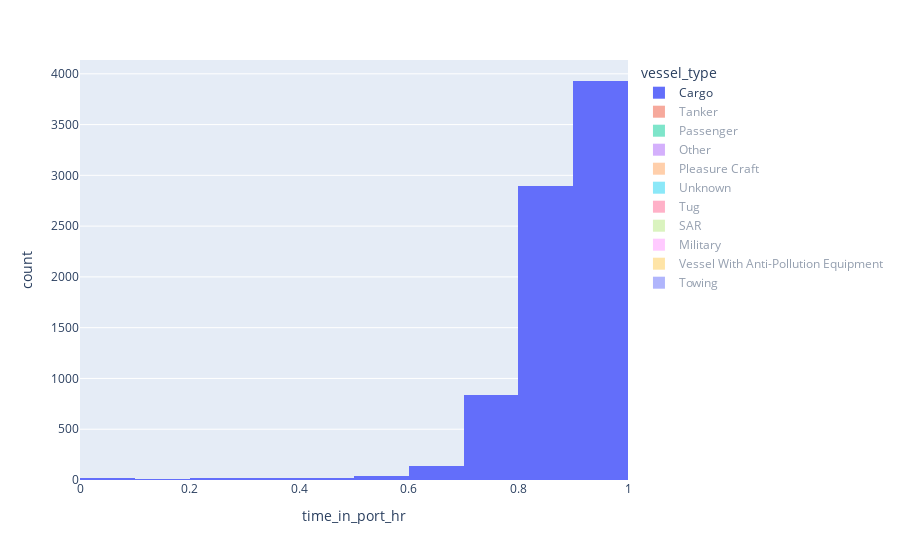

The cell this chart's notebook holds for it:
### Code cell
# Histogram of time spent in hrs at port by frequency of ships
fig3 = px.histogram(port_stats2, x='time_in_port_hr', color='vessel_type', nbins=12)
fig3.show()

### Figure 1 — Plotly figure (JSON) as saved in the notebook; plotly's stock layout.template omitted (floating-point values rounded to 4 significant figures; data arrays with more than 128 entries replaced by an {"elided": "..."} marker saying what was removed)
{"data": [{"alignmentgroup": "True", "bingroup": "x", "hovertemplate": "vessel_type=Cargo<br>time_in_port_hr=%{x}<br>count=%{y}<extra></extra>", "legendgroup": "Cargo", "marker": {"color": "#636efa", "pattern": {"shape": ""}}, "name": "Cargo", "nbinsx": 12, "offsetgroup": "Cargo", "orientation": "v", "showlegend": true, "type": "histogram", "x": {"elided": "7923 float values"}, "xaxis": "x", "yaxis": "y"}, {"alignmentgroup": "True", "bingroup": "x", "hovertemplate": "vessel_type=Tanker<br>time_in_port_hr=%{x}<br>count=%{y}<extra></extra>", "legendgroup": "Tanker", "marker": {"color": "#EF553B", "pattern": {"shape": ""}}, "name": "Tanker", "nbinsx": 12, "offsetgroup": "Tanker", "orientation": "v", "showlegend": true, "type": "histogram", "visible": "legendonly", "x": {"elided": "362 float values"}, "xaxis": "x", "yaxis": "y"}, {"alignmentgroup": "True", "bingroup": "x", "hovertemplate": "vessel_type=Passenger<br>time_in_port_hr=%{x}<br>count=%{y}<extra></extra>", "legendgroup": "Passenger", "marker": {"color": "#00cc96", "pattern": {"shape": ""}}, "name": "Passenger", "nbinsx": 12, "offsetgroup": "Passenger", "orientation": "v", "showlegend": true, "type": "histogram", "visible": "legendonly", "x": {"elided": "2386 float values"}, "xaxis": "x", "yaxis": "y"}, {"alignmentgroup": "True", "bingroup": "x", "hovertemplate": "vessel_type=Other<br>time_in_port_hr=%{x}<br>count=%{y}<extra></extra>", "legendgroup": "Other", "marker": {"color": "#ab63fa", "pattern": {"shape": ""}}, "name": "Other", "nbinsx": 12, "offsetgroup": "Other", "orientation": "v", "showlegend": true, "type": "histogram", "visible": "legendonly", "x": {"elided": "954 float values"}, "xaxis": "x", "yaxis": "y"}, {"alignmentgroup": "True", "bingroup": "x", "hovertemplate": "vessel_type=Pleasure Craft<br>time_in_port_hr=%{x}<br>count=%{y}<extra></extra>", "legendgroup": "Pleasure Craft", "marker": {"color": "#FFA15A", "pattern": {"shape": ""}}, "name": "Pleasure Craft", "nbinsx": 12, "offsetgroup": "Pleasure Craft", "orientation": "v", "showlegend": true, "type": "histogram", "visible": "legendonly", "x": {"elided": "3092 float values"}, "xaxis": "x", "yaxis": "y"}, {"alignmentgroup": "True", "bingroup": "x", "hovertemplate": "vessel_type=Unknown<br>time_in_port_hr=%{x}<br>count=%{y}<extra></extra>", "legendgroup": "Unknown", "marker": {"color": "#19d3f3", "pattern": {"shape": ""}}, "name": "Unknown", "nbinsx": 12, "offsetgroup": "Unknown", "orientation": "v", "showlegend": true, "type": "histogram", "visible": "legendonly", "x": {"elided": "202 float values"}, "xaxis": "x", "yaxis": "y"}, {"alignmentgroup": "True", "bingroup": "x", "hovertemplate": "vessel_type=Tug<br>time_in_port_hr=%{x}<br>count=%{y}<extra></extra>", "legendgroup": "Tug", "marker": {"color": "#FF6692", "pattern": {"shape": ""}}, "name": "Tug", "nbinsx": 12, "offsetgroup": "Tug", "orientation": "v", "showlegend": true, "type": "histogram", "visible": "legendonly", "x": {"elided": "4932 float values"}, "xaxis": "x", "yaxis": "y"}, {"alignmentgroup": "True", "bingroup": "x", "hovertemplate": "vessel_type=SAR<br>time_in_port_hr=%{x}<br>count=%{y}<extra></extra>", "legendgroup": "SAR", "marker": {"color": "#B6E880", "pattern": {"shape": ""}}, "name": "SAR", "nbinsx": 12, "offsetgroup": "SAR", "orientation": "v", "showlegend": true, "type": "histogram", "visible": "legendonly", "x": [0.4, 0.8, 0.9494, 0.7997, 0.8003, 0.7011, 0.7994, 0.8506, 0.6511, 0.8, 0.7997, 0.8992, 0.2, 0.5883, 0.8, 0.6014, 0.8006, 0.7997, 0.8003, 0.8, 0.7997, 0.8503, 0.7997, 0.8503, 0.7997, 0.7997], "xaxis": "x", "yaxis": "y"}, {"alignmentgroup": "True", "bingroup": "x", "hovertemplate": "vessel_type=Military<br>time_in_port_hr=%{x}<br>count=%{y}<extra></extra>", "legendgroup": "Military", "marker": {"color": "#FF97FF", "pattern": {"shape": ""}}, "name": "Military", "nbinsx": 12, "offsetgroup": "Military", "orientation": "v", "showlegend": true, "type": "histogram", "visible": "legendonly", "x": [0.7953, 0.3017, 0.7961, 0.8531, 0.7994, 0.8006, 0.7994, 0.8008, 0.8997, 0.8467, 0.6, 0.8006, 0.7994, 0.8, 0.7997, 0.8, 0.8, 0.7975, 0.8006, 0.8008, 0.8006, 0.7994, 0.8003, 0.7986, 0.7994, 0.8, 0.8, 0.8, 0.8006, 0.8, 0.8, 0.8008, 0.8989, 0.8003, 0.7997, 0.8008, 0.8003, 0.8006, 0.8006, 0.8011, 0.8003, 0.8006, 0.7994, 0.7989, 0.7997, 0.8456, 0.8003, 0.8, 0.7994, 0.8003, 0.9008, 0.8, 0.8525, 0.8472, 0.8017, 0.8003, 0.8461, 0.7992, 0.8003, 0.8003, 0.6006, 0.8003, 0.8203, 0.6003, 0.08861, 0.8425, 0.2256], "xaxis": "x", "yaxis": "y"}, {"alignmentgroup": "True", "bingroup": "x", "hovertemplate": "vessel_type=Vessel With Anti-Pollution Equipment<br>time_in_port_hr=%{x}<br>count=%{y}<extra></extra>", "legendgroup": "Vessel With Anti-Pollution Equipment", "marker": {"color": "#FECB52", "pattern": {"shape": ""}}, "name": "Vessel With Anti-Pollution Equipment", "nbinsx": 12, "offsetgroup": "Vessel With Anti-Pollution Equipment", "orientation": "v", "showlegend": true, "type": "histogram", "visible": "legendonly", "x": {"elided": "374 float values"}, "xaxis": "x", "yaxis": "y"}, {"alignmentgroup": "True", "bingroup": "x", "hovertemplate": "vessel_type=Towing<br>time_in_port_hr=%{x}<br>count=%{y}<extra></extra>", "legendgroup": "Towing", "marker": {"color": "#636efa", "pattern": {"shape": ""}}, "name": "Towing", "nbinsx": 12, "offsetgroup": "Towing", "orientation": "v", "showlegend": true, "type": "histogram", "visible": "legendonly", "x": [0.3775, 0.9508, 0.9514, 0.9508, 0.9228, 0.9258, 0.9256, 0.9003, 0.8775, 0.9489, 0.9258, 0.95, 0.9006, 0.8753, 0.9744, 0.9258, 0.9244, 0.9764, 0.9492, 0.9517, 0.95, 0.9003, 0.9742, 0.9006, 0.9753, 0.9261, 0.9508, 0.9506, 0.95, 0.9508, 0.85, 0.4258, 0.3981, 0.9239, 0.9247, 0.9739, 0.975, 0.9747, 0.9489, 0.9503, 0.9264, 0.9511, 0.9503, 0.9508, 0.9508, 0.95, 0.9508, 0.9492, 0.9497, 0.95, 0.9492, 0.8744, 0.9503, 0.9497, 0.9253, 0.9508, 0.85], "xaxis": "x", "yaxis": "y"}], "layout": {"autosize": true, "barmode": "relative", "legend": {"title": {"text": "vessel_type"}, "tracegroupgap": 0}, "margin": {"t": 60}, "xaxis": {"anchor": "y", "autorange": true, "domain": [0, 1], "range": [6.939e-17, 1.0], "title": {"text": "time_in_port_hr"}, "type": "linear"}, "yaxis": {"anchor": "x", "autorange": true, "domain": [0, 1], "range": [0, 4136.0], "title": {"text": "count"}}}}
